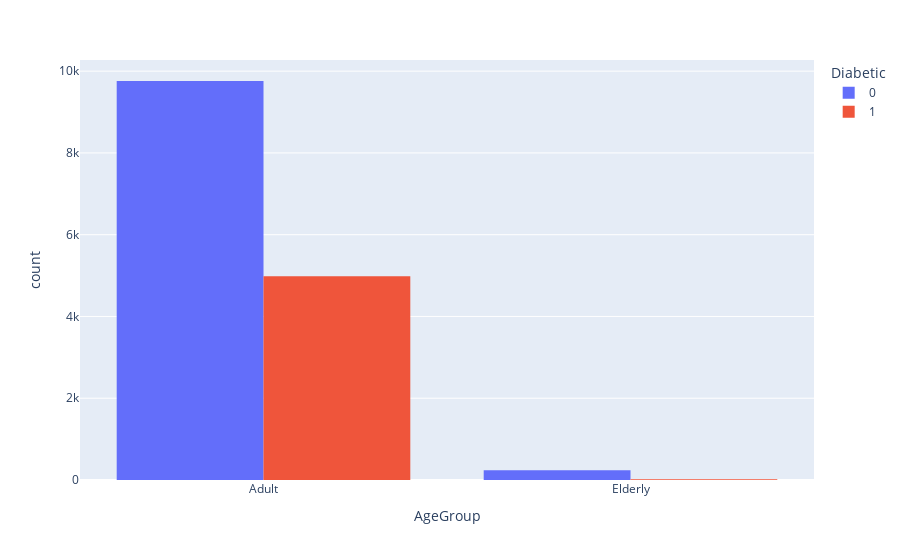

Notebook code for this chart:
### Code cell
# import dataset 
diabetes= pd.read_csv("C:/Users/kezen/OneDrive/Documents/Microsoft/data/diabetes.csv", delimiter=",", header="infer")

# Exploratory data analysis 
#print(diabetes.describe())

# check for null values 
diabetes.isna().sum()
def age_function(x):
    if x < 18:
        return "Child"
    elif x >=18 and x <= 65:
        return "Adult"
    else: 
        return "Elderly"
diabetes["AgeGroup"] = diabetes.Age.apply(age_function)
print(diabetes.groupby("AgeGroup").Diabetic.count())
px.histogram(diabetes, "AgeGroup", color="Diabetic", barmode= "group")

### Figure 1 — Plotly figure (JSON) as saved in the notebook; plotly's stock layout.template omitted (floating-point values rounded to 4 significant figures; data arrays with more than 128 entries replaced by an {"elided": "..."} marker saying what was removed)
{"data": [{"alignmentgroup": "True", "bingroup": "x", "hovertemplate": "Diabetic=0<br>AgeGroup=%{x}<br>count=%{y}<extra></extra>", "legendgroup": "0", "marker": {"color": "#636efa", "pattern": {"shape": ""}}, "name": "0", "offsetgroup": "0", "orientation": "v", "showlegend": true, "type": "histogram", "x": {"elided": "10000 str values"}, "xaxis": "x", "yaxis": "y"}, {"alignmentgroup": "True", "bingroup": "x", "hovertemplate": "Diabetic=1<br>AgeGroup=%{x}<br>count=%{y}<extra></extra>", "legendgroup": "1", "marker": {"color": "#EF553B", "pattern": {"shape": ""}}, "name": "1", "offsetgroup": "1", "orientation": "v", "showlegend": true, "type": "histogram", "x": {"elided": "5000 str values"}, "xaxis": "x", "yaxis": "y"}], "layout": {"barmode": "group", "legend": {"title": {"text": "Diabetic"}, "tracegroupgap": 0}, "margin": {"t": 60}, "xaxis": {"anchor": "y", "domain": [0, 1], "title": {"text": "AgeGroup"}}, "yaxis": {"anchor": "x", "domain": [0, 1], "title": {"text": "count"}}}}
